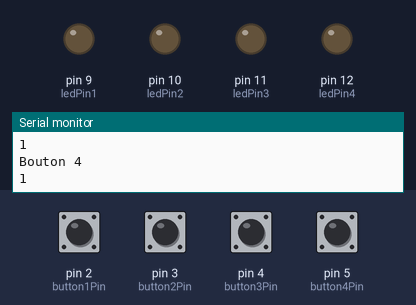
This sketch was run on a simulated Arduino Uno, built with avr-gcc and run on an emulated ATmega328P. Parts: output pins drawn as LEDs (lit = HIGH), the last lines printed to the serial monitor. The test bench sets the inputs (shaded band); at power-on: pin 2 (button1Pin), pin 3 (button2Pin), pin 4 (button3Pin), pin 5 (button4Pin) HIGH.

Above: at 1.2 s.
1.3 s: pin 2 (button1Pin) pulled LOW for 0.15 s
At 1.41 s:
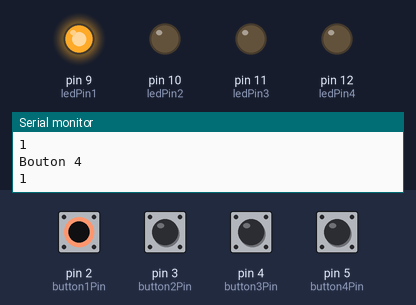
3.0 s: pin 3 (button2Pin) pulled LOW for 0.15 s
At 3.12 s:
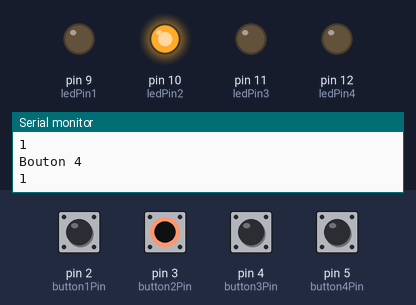
4.7 s: pin 4 (button3Pin) pulled LOW for 0.15 s
At 4.83 s:
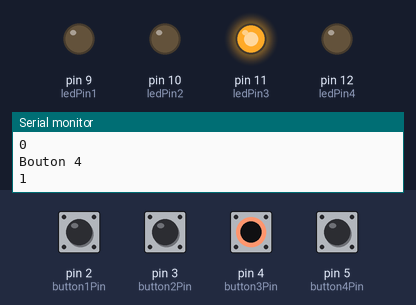
6.4 s: pin 5 (button4Pin) pulled LOW for 0.15 s
At 6.54 s:
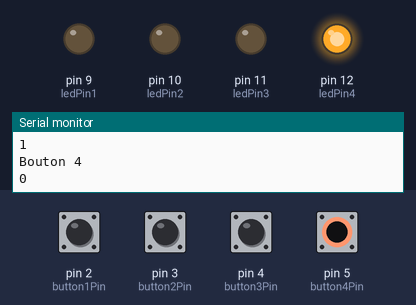
Timing chart, 0 to 9.1 s (numbered marks = the images above; inputs shaded):
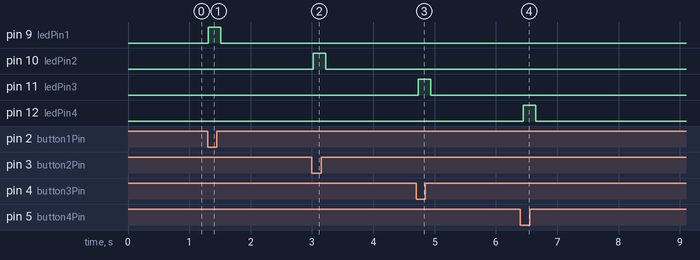

Measured:
- after the input at 1.3 s, pin 9 (ledPin1): LOW → HIGH at once, → LOW 0.20 s later
- after the input at 3.0 s, pin 10 (ledPin2): LOW → HIGH at once, → LOW 0.20 s later
- after the input at 4.7 s, pin 11 (ledPin3): LOW → HIGH at once, → LOW 0.20 s later
- after the input at 6.4 s, pin 12 (ledPin4): LOW → HIGH after 0.05 s, → LOW 0.20 s later

The sketch:

ex05_pushbuttons_LEDs.ino
```cpp
/*
  Utiliser quatre boutons-pressoir pour créer un signal d'entrée `digital input`
  pour allumer les LEDs.

  Connecter un côté du bouton-poussoir à GND et l’autre côté à une broche digitale.
  Quand on appuie sur le bouton poussoir, la broche sera connectée à GND,
  et sera donc lue comme "LOW" par l'Arduino.

  Ainsi, l’état de `digital pin 2` sera `LOW` lorsque le bouton sera appuyé
  et `HIGH` quand il ne sera pas appuyé.
*/


const int button1Pin = 2;   // Le bouton-poussoir 1 est connecté au pin digital 2
const int button2Pin = 3;   // Le bouton-poussoir 2 est connecté au pin digital 3
const int button3Pin = 4;   // Le bouton-poussoir 2 est connecté au pin digital 4
const int button4Pin = 5;   // Le bouton-poussoir 2 est connecté au pin digital 5

const int ledPin1 =  9;     // Le LED est connecté au digital pin 13
const int ledPin2 =  10;     // Le LED est connecté au digital pin 13
const int ledPin3 =  11;     // Le LED est connecté au digital pin 13
const int ledPin4 =  12;     // Le LED est connecté au digital pin 13

int button1State, button2State, button3State, button4State;     // Déclaration de quatre variables entières pour stocker l'état des boutons-poussoirs


void setup() {
  // commandes exécutées une seule fois, au lancement du programme

  // open the serial port at 9600 bps:
  Serial.begin(9600);

  // Configuration des broches des boutons-pressoirs comme des entrées
  pinMode(button1Pin, INPUT);
  pinMode(button2Pin, INPUT);
  pinMode(button3Pin, INPUT);
  pinMode(button4Pin, INPUT);

  // Configuration de la broche du LED comme une sortie
  pinMode(ledPin1, OUTPUT);
  pinMode(ledPin2, OUTPUT);
  pinMode(ledPin3, OUTPUT);
  pinMode(ledPin4, OUTPUT);
}

void loop() {

  // lecture des valeurs venant des broches des boutons-pressoirs, qui seront HIGH (btn non appuyé) ou LOW (btn appuyé)
  button1State = digitalRead(button1Pin);
  button2State = digitalRead(button2Pin);
  button3State = digitalRead(button3Pin);
  button4State = digitalRead(button4Pin);

  Serial.println("Bouton 1");
  Serial.println(button1State);
  Serial.println("Bouton 2");
  Serial.println(button2State);
  Serial.println("Bouton 3");
  Serial.println(button3State);
  Serial.println("Bouton 4");
  Serial.println(button4State);

  // si button1 sont appuyés
  if (button1State == LOW) {
    digitalWrite(ledPin1 , HIGH); // allume le LED
  }
  else if (button2State == LOW) {
    digitalWrite(ledPin2 , HIGH); // allume le LED
  }
  else if (button3State == LOW) {
    digitalWrite(ledPin3 , HIGH); // allume le LED
  }
  else if (button4State == LOW) {
    digitalWrite(ledPin4 , HIGH); // allume le LED
  }
  else {  // sinon, si les boutons ne sont pas appuyés
    digitalWrite(ledPin1, LOW);  // éteint le LED
    digitalWrite(ledPin2, LOW);  // éteint le LED
    digitalWrite(ledPin3, LOW);  // éteint le LED
    digitalWrite(ledPin4, LOW);  // éteint le LED
  }
  delay(100);
}
```
